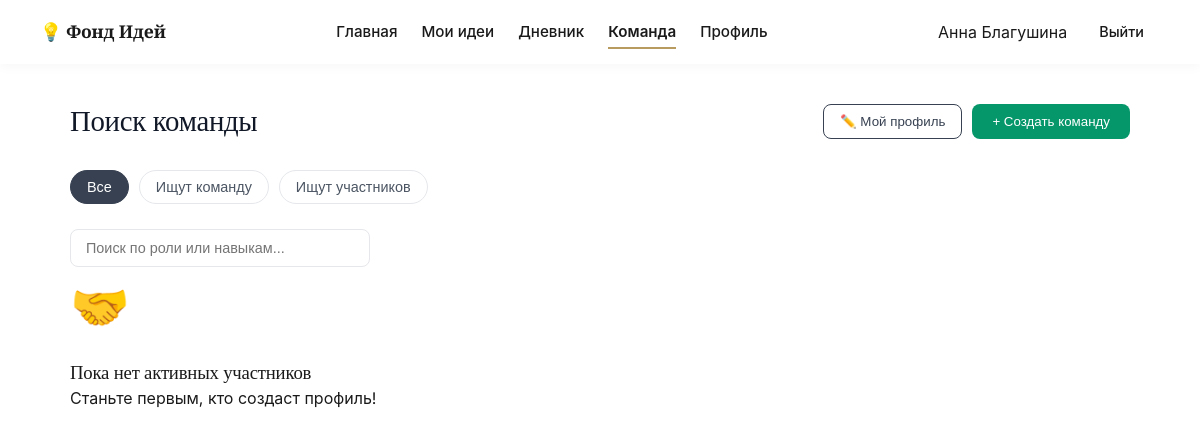
Before: /team (signed in) with the older database file.
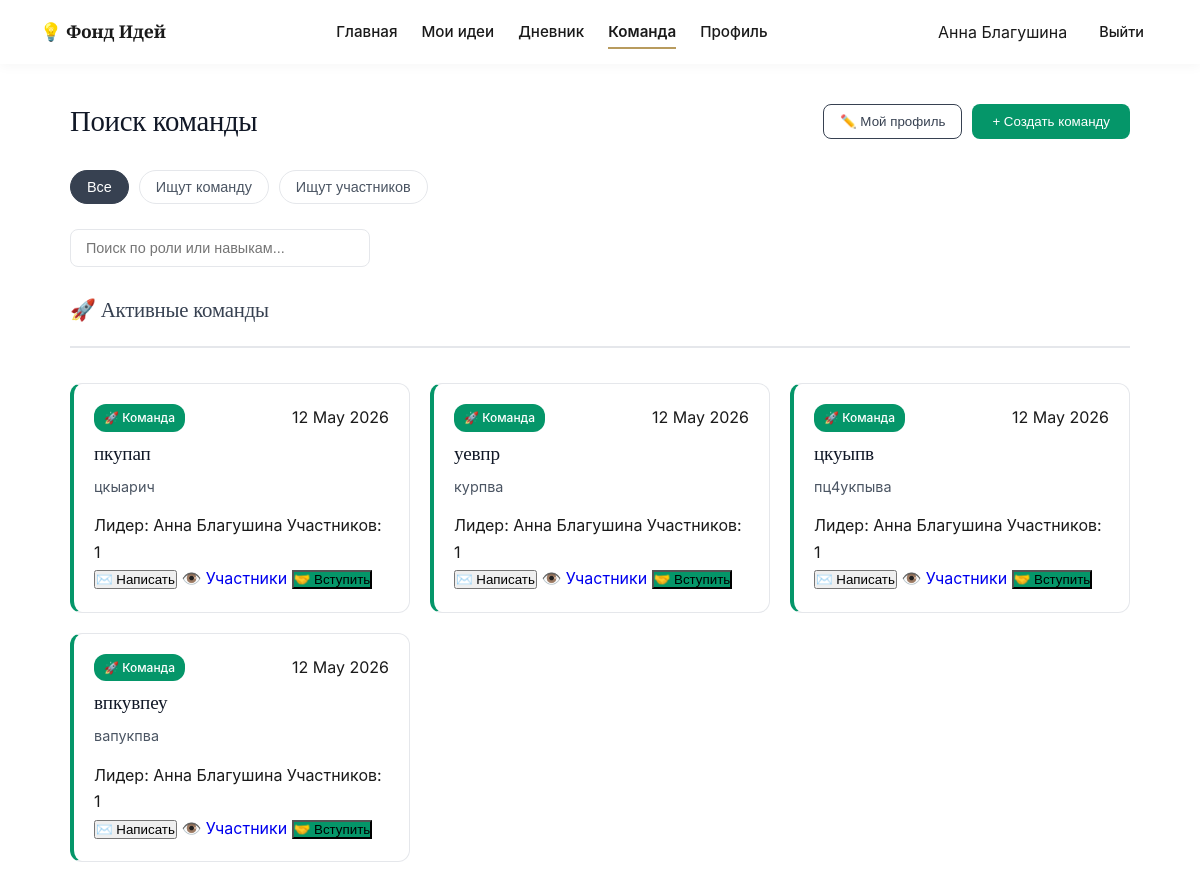
After: the same page with the newer database file.
### data/models.py (models this page shows, shortened)
class User(db.Model):
    id = db.Column(db.Integer, primary_key=True)
    username = db.Column(db.String(80), nullable=False)
    email = db.Column(db.String(120), unique=True, nullable=False)
    password_hash = db.Column(db.String(256))
    bio = db.Column(db.Text, default="Основатель стартапа в области EdTech...")
    about_me = db.Column(db.Text, default="")
    city = db.Column(db.String(100), default="Москва, Россия")
    joined_year = db.Column(db.String(10), default="2026")
    is_email_visible = db.Column(db.Boolean, default=True)
    is_city_visible = db.Column(db.Boolean, default=True)
    is_photo_visible = db.Column(db.Boolean, default=True)
    is_skills_visible = db.Column(db.Boolean, default=True)
    is_description_visible = db.Column(db.Boolean, default=True)
    is_ideas_visible = db.Column(db.Boolean, default=True)
    is_team_visible = db.Column(db.Boolean, default=True)
    ideas = db.relationship('Idea', backref='author', lazy=True)
    diary_entries = db.relationship('DiaryEntry', backref='owner', lazy=True)
    skills = db.relationship('Skill', backref='owner_skill', lazy=True)

class Team(db.Model):
    id = db.Column(db.Integer, primary_key=True)
    name = db.Column(db.String(100), nullable=False)
    description = db.Column(db.Text)
    leader_id = db.Column(db.Integer, db.ForeignKey('user.id'), nullable=False)
    status = db.Column(db.String(20), default='active')  # active, recruiting, closed
    date = db.Column(db.String(50))
    leader = db.relationship('User', backref='led_teams', lazy=True)
    members = db.relationship('TeamMember', backref='team', lazy=True)

### app.py (the view)
@app.route('/team')
def team():
    user = get_current_user()
    if not user:
        return redirect(url_for('index'))
    profiles = TeamProfile.query.filter(TeamProfile.user_id != user.id).all()
    teams = Team.query.filter(Team.status == 'recruiting').all()
    teams = Team.query.filter(Team.status == 'recruiting').all()
    my_profile = TeamProfile.query.filter_by(user_id=user.id).first()
    return render_template('team.html',
                           username=user.username,
                           profiles=profiles,
                           teams=teams,
                           my_profile=my_profile)

### app.py (called while the page is built)
def get_current_user():
    if 'user_id' in session:
        return User.query.get(session['user_id'])
    return None

### templates/team.html (shortened to what this page needs)
<!DOCTYPE html>
<html lang="ru">
<head>
    <link rel="stylesheet" href="{{ url_for('static', filename='css/styles.css') }}">
    <link rel="stylesheet" href="{{ url_for('static', filename='css/team.css') }}">
    <link rel="stylesheet" href="{{ url_for('static', filename='css/dashboard.css') }}">
</head>
<body class="dash-body">
    <nav class="navbar">
        <div class="nav-brand">💡 Фонд Идей</div>
        <div class="nav-links">
            <a href="{{ url_for('dashboard') }}">Главная</a>
            <a href="{{ url_for('ideas') }}">Мои идеи</a>
            <a href="{{ url_for('diary') }}">Дневник</a>
            <a href="{{ url_for('team') }}" class="active">Команда</a>
            <a href="{{ url_for('profile') }}">Профиль</a>
        </div>
        <div class="nav-user">
            <span>{{ username }}</span>
            <a href="{{ url_for('logout') }}" class="btn-logout">Выйти</a>
        </div>
    </nav>
    <main class="team-main">
        <div class="team-header">
            <h1>Поиск команды</h1>
            <div style="display: flex; gap: 10px; flex-wrap: wrap;">
                {% if my_profile %}
                    <button class="btn-edit-profile" onclick="openEditProfileModal()">✏️ Мой профиль</button>
                {% else %}
                    <button class="btn-create" onclick="openCreateProfileModal()">+ Профиль участника</button>
                {% endif %}
                <button class="btn-create" style="background: #059669;" onclick="openCreateTeamModal()">+ Создать команду</button>
            </div>
        </div>
        <div class="team-controls">
            <div class="filters">
                <button class="filter-btn active" data-filter="all">Все</button>
                <button class="filter-btn" data-filter="team">Ищут команду</button>
                <button class="filter-btn" data-filter="members">Ищут участников</button>
            </div>
            <div class="search-box">
                <input type="text" id="teamSearch" placeholder="Поиск по роли или навыкам...">
            </div>
        </div>
        <div class="team-grid" id="teamGrid">
            {% if teams %}
                <div style="grid-column: 1 / -1; margin: 30px 0 15px 0; padding-bottom: 15px; border-bottom: 2px solid #e5e7eb;">
                    <h2 style="font-size: 1.3rem; color: #374151;">🚀 Активные команды</h2>
                </div>
                {% for t in teams %}
                <div class="team-card" style="border-left: 4px solid #059669;">
                    <div class="card-header-team">
                        <span class="badge" style="background: #059669; color: white;">🚀 Команда</span>
                        <span class="date">{{ t.date }}</span>
                    </div>
                    <h3>{{ t.name }}</h3>
                    <p class="desc">{{ t.description[:150] }}{% if t.description|length > 150 %}...{% endif %}</p>
                    <div class="card-tags">
                        <span>Лидер: {{ t.leader.username }}</span>
                        <span>Участников: {{ t.members|length }}</span>
                    </div>
                    <div class="card-actions">
                        <button class="action-btn outline" onclick="openMessageModal({{ t.leader_id }}, 'Команда {{ t.name }}')">✉️ Написать</button>
                        <a href="/team_members/{{ t.id }}" class="action-btn outline" style="text-decoration: none; display: inline-flex; align-items: center;">👁️ Участники</a>
                        <form action="/join_team/{{ t.id }}" method="POST" style="display: inline;">
                            <button type="submit" class="action-btn" style="background: #059669;">🤝 Вступить</button>
                        </form>
                    </div>
                </div>
                {% endfor %}
            {% endif %}
            {% if not teams and not profiles %}
                <div class="empty-state">
                    <div class="empty-icon">🤝</div>
                    <h3>Пока нет активных участников</h3>
                    <p>Станьте первым, кто создаст профиль!</p>
                </div>
            {% endif %}
        </div>
    </main>
</body>
</html>

### static/css/styles.css (style rules this page uses)
:root { --bg-paper: #F9F7F3; --bg-white: #FFFFFF; --bg-edge: #F1EDE6; --text-ink: #1A1A1A; --text-pencil: #6B6B6B; --text-light: #9CA3AF; --accent-binding: #8B3A3A; --accent-binding-hover: #6B2D2D; --accent-foil: #B89B5E; --accent-foil-light: #D4C5A3; --border-paper: #E8E3DB; --border-dark: #D4CFC5; --shadow-soft: 0 4px 20px rgba(26, 26, 26, 0.06); --shadow-medium: 0 8px 30px rgba(26, 26, 26, 0.08); --shadow-card: 0 2px 12px rgba(26, 26, 26, 0.04); --radius-sm: 8px; --radius-md: 12px; --radius-lg: 16px; --ease-smooth: cubic-bezier(0.25, 0.1, 0.25, 1); --transition-base: all 0.3s var(--ease-smooth); }
* { margin: 0; padding: 0; box-sizing: border-box; }
body { font-family: 'Inter', -apple-system, BlinkMacSystemFont, 'Segoe UI', sans-serif; background: var(--bg-paper); color: var(--text-ink); line-height: 1.65; -webkit-font-smoothing: antialiased; -moz-osx-font-smoothing: grayscale; }
h1, h2, h3, h4, h5, h6 { font-family: 'Cormorant Garamond', Georgia, serif; font-weight: 500; line-height: 1.25; letter-spacing: -0.01em; color: var(--text-ink); }
h2 { font-size: 2rem; margin-bottom: 8px; color: var(--text-ink); font-weight: 500; }
.navbar { height: 72px; padding: 0 48px; background: var(--bg-white); display: flex; align-items: center; justify-content: space-between; border-bottom: 1px solid var(--border-paper); box-shadow: var(--shadow-card); position: sticky; top: 0; z-index: 100; }
.nav-brand { font-family: 'Cormorant Garamond', serif; font-weight: 600; font-size: 1.4rem; color: var(--text-ink); letter-spacing: -0.01em; }
.nav-links { display: flex; gap: 32px; }
.nav-links a { text-decoration: none; color: var(--text-pencil); font-weight: 500; font-size: 0.95rem; transition: var(--transition-base); position: relative; padding: 4px 0; }
.nav-links a::after { content: ''; position: absolute; bottom: 0; left: 0; width: 0; height: 2px; background: var(--accent-foil); transition: width 0.3s var(--ease-smooth); }
.nav-links a.active, .nav-links a:hover { color: var(--text-ink); font-weight: 600; }
.nav-links a.active::after, .nav-links a:hover::after { width: 100%; }
.nav-user { display: flex; align-items: center; gap: 20px; }
.btn-logout { color: var(--accent-binding); text-decoration: none; font-weight: 500; font-size: 0.9rem; transition: var(--transition-base); padding: 8px 16px; border-radius: var(--radius-sm); }

### static/css/team.css (style rules this page uses)
.team-main { max-width: 1100px; margin: 40px auto; padding: 0 20px; }
.team-header { display: flex; justify-content: space-between; align-items: center; margin-bottom: 30px; }
.team-header h1 { font-size: 1.8rem; color: #111827; margin: 0; }
.btn-create { background: #374151; color: white; border: none; padding: 10px 20px; border-radius: 8px; font-weight: 500; cursor: pointer; transition: 0.2s; }
.search-box input { padding: 10px 15px; border: 1px solid #e5e7eb; border-radius: 8px; width: 300px; outline: none; font-size: 0.9rem; }
.filters { display: flex; gap: 10px; margin-bottom: 25px; flex-wrap: wrap; }
.filter-btn { background: white; border: 1px solid #e5e7eb; padding: 8px 16px; border-radius: 20px; cursor: pointer; font-size: 0.9rem; color: #4b5563; transition: 0.2s; }
.filter-btn.active, .filter-btn:hover { background: #374151; color: white; border-color: #374151; }
.team-card { background: white; border: 1px solid #e5e7eb; border-radius: 12px; padding: 20px; transition: transform 0.2s, box-shadow 0.2s; }
.badge { font-size: 0.75rem; padding: 4px 10px; border-radius: 12px; font-weight: 500; }
.btn-edit-profile { background: white; border: 1px solid #374151; color: #374151; padding: 8px 16px; border-radius: 8px; cursor: pointer; }
.team-grid { display: grid; grid-template-columns: repeat(auto-fill, minmax(300px, 1fr)); gap: 20px; }
.team-card { background: white; border: 1px solid #e5e7eb; border-radius: 12px; padding: 20px; transition: 0.2s; }
.card-header-team { display: flex; justify-content: space-between; margin-bottom: 10px; }
.team-card h3 { font-size: 1.2rem; margin: 0 0 10px 0; color: #111827; }
.desc { font-size: 0.9rem; color: #4b5563; line-height: 1.5; margin-bottom: 15px; }

Changed rows visible on the page:
added Team: date "12 May 2026", name "пкупап", description "цкыарич", leader.username "Анна Благушина", members|length "1"
added Team: date "12 May 2026", name "уевпр", description "курпва", leader.username "Анна Благушина", members|length "1"
added Team: date "12 May 2026", name "цкуыпв", description "пц4укпыва", leader.username "Анна Благушина", members|length "1"
added Team: date "12 May 2026", name "впкувпеу", description "вапукпва", leader.username "Анна Благушина", members|length "1"
Other visible differences:
text no longer shown: "🤝 Пока нет активных участников Станьте первым, кто создаст профиль!"
text now shown: "🚀 Активные команды"
